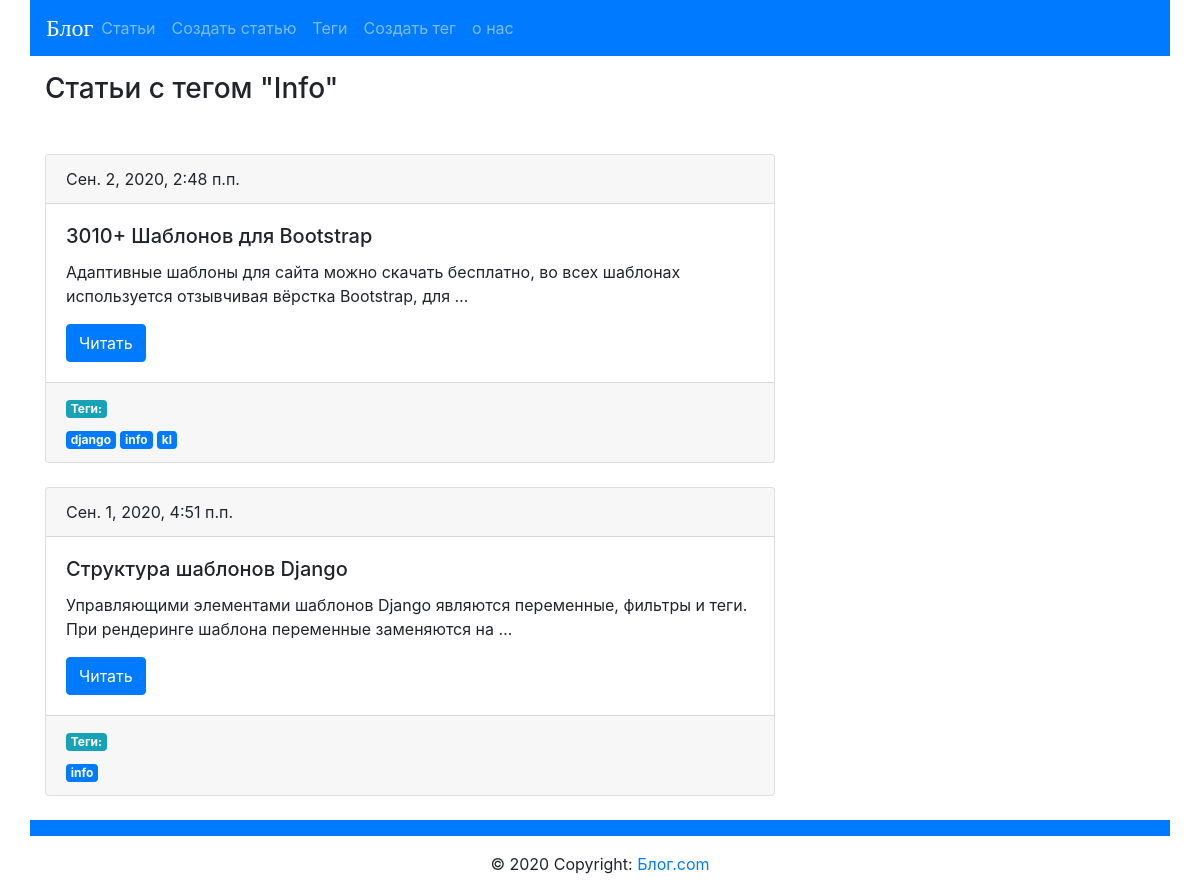
/blog/tag/info/, run on an earlier commit of the app's database.
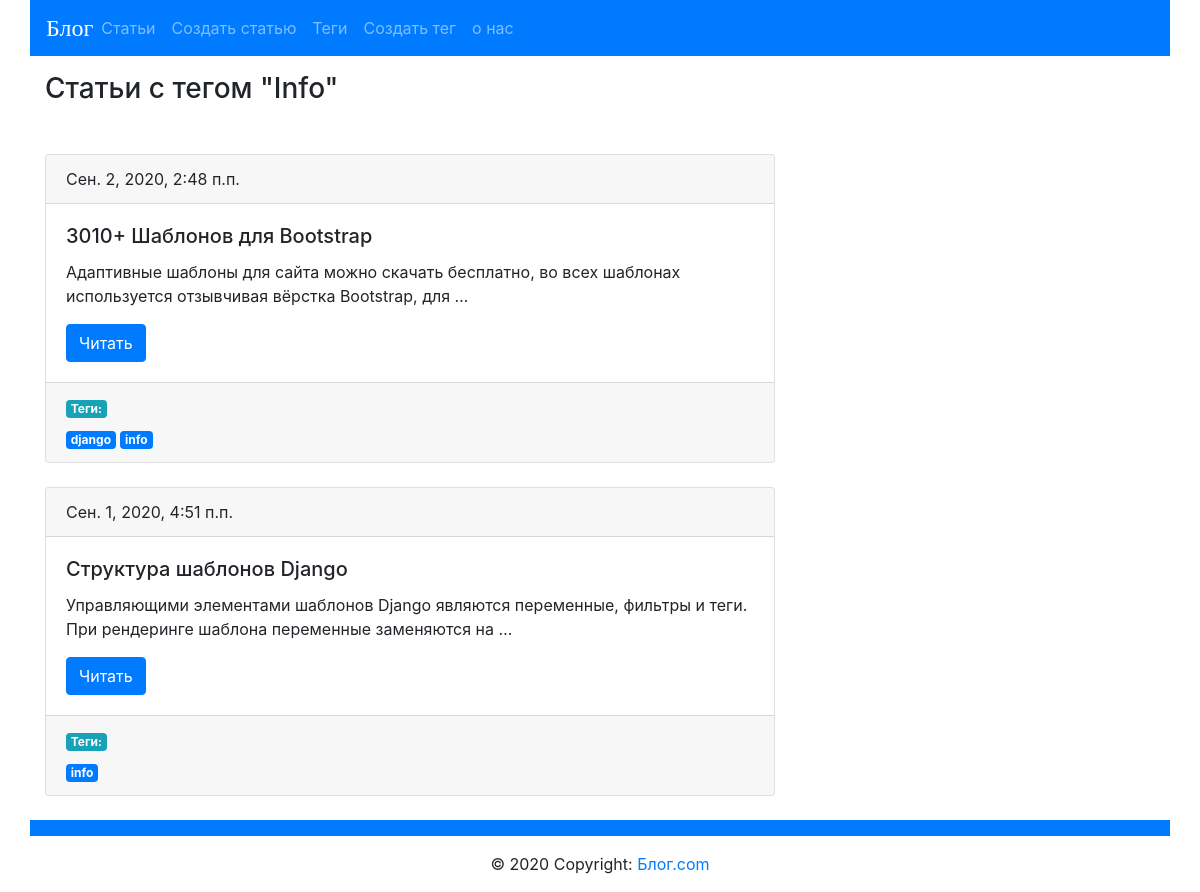
And on a later commit of the database.
### blog/models.py (models this page shows, shortened)
class Post(models.Model):
        title=models.CharField(max_length=150,db_index=True,verbose_name="Заголовок")
        slug=models.CharField(max_length=150,blank=True,unique=True)
        body=models.TextField(blank=True,db_index=True,verbose_name="Текст статьи")
        date_pub=models.DateTimeField(auto_now_add=True)
        tags=models.ManyToManyField('Tag',blank=True,related_name='posts', verbose_name="Теги")
        def get_absolute_url(self):
            return reverse("post_detail_url", kwargs={"slug": self.slug})
        def get_update_url(self):
            return reverse("post_update_url", kwargs={"slug": self.slug})
        def get_delete_url(self):
            return reverse("post_delete_url", kwargs={"slug": self.slug})
        class Meta:
          verbose_name="Статья"
          verbose_name_plural = "Статьи"
          ordering = ['-date_pub']

class Tag(models.Model):
    title=models.CharField(max_length=50,unique=True)
    slug = models.SlugField(max_length=50,unique=True,blank=True)
    def get_absolute_url(self):
        return reverse("tag_detail_url", kwargs={"slug": self.slug})

### blog/views.py (the view)
# urls.py: path('tag/<str:slug>/',TagDetail.as_view(), name='tag_detail_url'),
class TagDetail(ObjectDetailMixin,View):
    model = Tag
    template = 'blog/tags_detail.html'
    template_red = 'tags_list_url'

### blog/utils.py (called while the page is built)
    def get(self,request,slug):
        if self.model.__name__ == "Post":
            obj = get_object_or_404(self.model,slug__iexact=slug)
            comm = obj.comment_set.all()
            form = CommentForm( {"post":obj})
            return render(request, self.template,
                      context={self.model.__name__.lower(): obj,"comm":comm,"form": form,"admin_obj":obj})
        else:
            obj = get_object_or_404(self.model, slug__iexact=slug)
            print("!!!!!!!!")
            print("!!!!!!!!")
            print("!!!!!!!!")
            print(slug)
            print("!!!!!!!!")
            print("!!!!!!!!")
            return render(request, self.template,
                          context={self.model.__name__.lower(): obj,"admin_obj":obj})

### blog/templates/blog/tags_detail.html
{% extends "blog/base_blog.html" %}
    {% block content %}
        <h3 class="mb-5 mt-3">Статьи с тегом "{{tag.title|title}}"</h3>
            {% for post in tag.posts.all %}
                {%include 'blog/includes/postcard.html'%}
            {% endfor %}
    {% endblock content %}

### blog/templates/blog/includes/postcard.html
    <div class="card">
            <div class="card-header">
                {{ post.date_pub }}
            </div>
            <div class="card-body">
                <h5 class="card-title"> {{ post.title }}</h5>
                <p class="card-text"> {{ post.body|truncatewords:15 }}</p>
                <a href="{{post.get_absolute_url}}" class="btn btn-primary">Читать</a>
            </div>
            <div class="card-footer text-muted">
                <h6 class="badge badge-info">Теги: </h6>
                <br>
                {% for tag in post.tags.all %}
                    <a href="{{tag.get_absolute_url}}" class="badge badge-primary">{{tag.title}}</h5> </a>
                {% endfor %}
            </div>
    </div>
    <br>

What changed in the data, as far as the page shows it:
removed Tag: title "kl", shown under Post "3010+ Шаблонов для Bootstrap"
